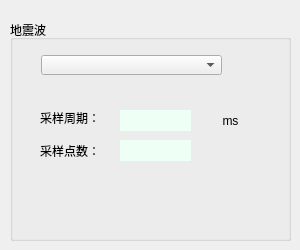
     <widget class="QWidget" name="tab_3">
      <attribute name="title">
       <string>地震波</string>
      </attribute>
      <widget class="QGroupBox" name="groupBox">
       <property name="geometry">
        <rect>
         <x>10</x>
         <y>20</y>
         <width>281</width>
         <height>221</height>
        </rect>
       </property>
       <property name="title">
        <string>地震波</string>
       </property>
       <widget class="QComboBox" name="cmb_earth">
        <property name="geometry">
         <rect>
          <x>31</x>
          <y>35</y>
          <width>181</width>
          <height>20</height>
         </rect>
        </property>
       </widget>
       <widget class="QLabel" name="label_10">
        <property name="geometry">
         <rect>
          <x>30</x>
          <y>90</y>
          <width>61</width>
          <height>16</height>
         </rect>
        </property>
        <property name="text">
         <string>采样周期：</string>
        </property>
       </widget>
       <widget class="QLabel" name="label_11">
        <property name="geometry">
         <rect>
          <x>30</x>
          <y>120</y>
          <width>61</width>
          <height>21</height>
         </rect>
        </property>
        <property name="text">
         <string>采样点数：</string>
        </property>
       </widget>
       <widget class="QLabel" name="lab_earth_sample_T">
        <property name="geometry">
         <rect>
          <x>110</x>
          <y>90</y>
          <width>71</width>
          <height>21</height>
         </rect>
        </property>
        <property name="styleSheet">
         <string notr="true">color: rgb(0, 0, 0);
font: 75 9pt &quot;Agency FB&quot;;
background-color: rgb(238, 255, 246);</string>
        </property>
        <property name="text">
         <string/>
        </property>
        <property name="alignment">
         <set>Qt::AlignCenter</set>
        </property>
       </widget>
       <widget class="QLabel" name="label_14">
        <property name="geometry">
         <rect>
          <x>200</x>
          <y>90</y>
          <width>41</width>
          <height>21</height>
         </rect>
        </property>
        <property name="styleSheet">
         <string notr="true">font: 10pt &quot;Agency FB&quot;;
font: 14pt &quot;Agency FB&quot;;</string>
        </property>
        <property name="text">
         <string>ms</string>
        </property>
        <property name="alignment">
         <set>Qt::AlignCenter</set>
        </property>
       </widget>
       <widget class="QLabel" name="lab_earth_sample_Cnt">
        <property name="geometry">
         <rect>
          <x>110</x>
          <y>120</y>
          <width>71</width>
          <height>21</height>
         </rect>
        </property>
        <property name="styleSheet">
         <string notr="true">color: rgb(0, 0, 0);
font: 75 9pt &quot;Agency FB&quot;;
background-color: rgb(238, 255, 246);</string>
        </property>
        <property name="text">
         <string/>
        </property>
        <property name="alignment">
         <set>Qt::AlignCenter</set>
        </property>
       </widget>
      </widget>
     </widget>
